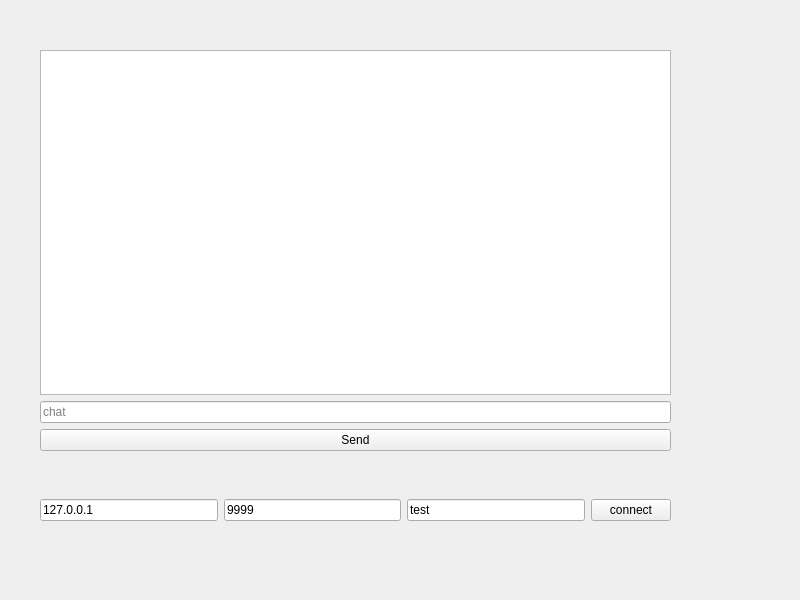
<?xml version="1.0" encoding="UTF-8"?>
<ui version="4.0">
 <class>Widget</class>
 <widget class="QWidget" name="Widget">
  <property name="geometry">
   <rect>
    <x>0</x>
    <y>0</y>
    <width>800</width>
    <height>600</height>
   </rect>
  </property>
  <property name="windowTitle">
   <string>Widget</string>
  </property>
  <widget class="QWidget" name="gridLayoutWidget">
   <property name="geometry">
    <rect>
     <x>40</x>
     <y>50</y>
     <width>631</width>
     <height>401</height>
    </rect>
   </property>
   <layout class="QGridLayout" name="gridLayout">
    <item row="0" column="0">
     <widget class="QPlainTextEdit" name="ptLog"/>
    </item>
    <item row="1" column="0">
     <widget class="QLineEdit" name="leChat">
      <property name="placeholderText">
       <string>chat</string>
      </property>
     </widget>
    </item>
    <item row="2" column="0">
     <widget class="QPushButton" name="pbSend">
      <property name="text">
       <string>Send</string>
      </property>
     </widget>
    </item>
   </layout>
  </widget>
  <widget class="QWidget" name="horizontalLayoutWidget">
   <property name="geometry">
    <rect>
     <x>40</x>
     <y>460</y>
     <width>631</width>
     <height>101</height>
    </rect>
   </property>
   <layout class="QHBoxLayout" name="horizontalLayout">
    <item>
     <widget class="QLineEdit" name="leIp">
      <property name="inputMask">
       <string/>
      </property>
      <property name="text">
       <string>127.0.0.1</string>
      </property>
      <property name="placeholderText">
       <string>ip</string>
      </property>
     </widget>
    </item>
    <item>
     <widget class="QLineEdit" name="lePort">
      <property name="text">
       <string>9999</string>
      </property>
      <property name="placeholderText">
       <string>port</string>
      </property>
     </widget>
    </item>
    <item>
     <widget class="QLineEdit" name="leName">
      <property name="text">
       <string>test</string>
      </property>
      <property name="placeholderText">
       <string>name</string>
      </property>
     </widget>
    </item>
    <item>
     <widget class="QPushButton" name="pbConnect">
      <property name="text">
       <string>connect</string>
      </property>
     </widget>
    </item>
   </layout>
  </widget>
 </widget>
 <resources/>
 <connections/>
</ui>
